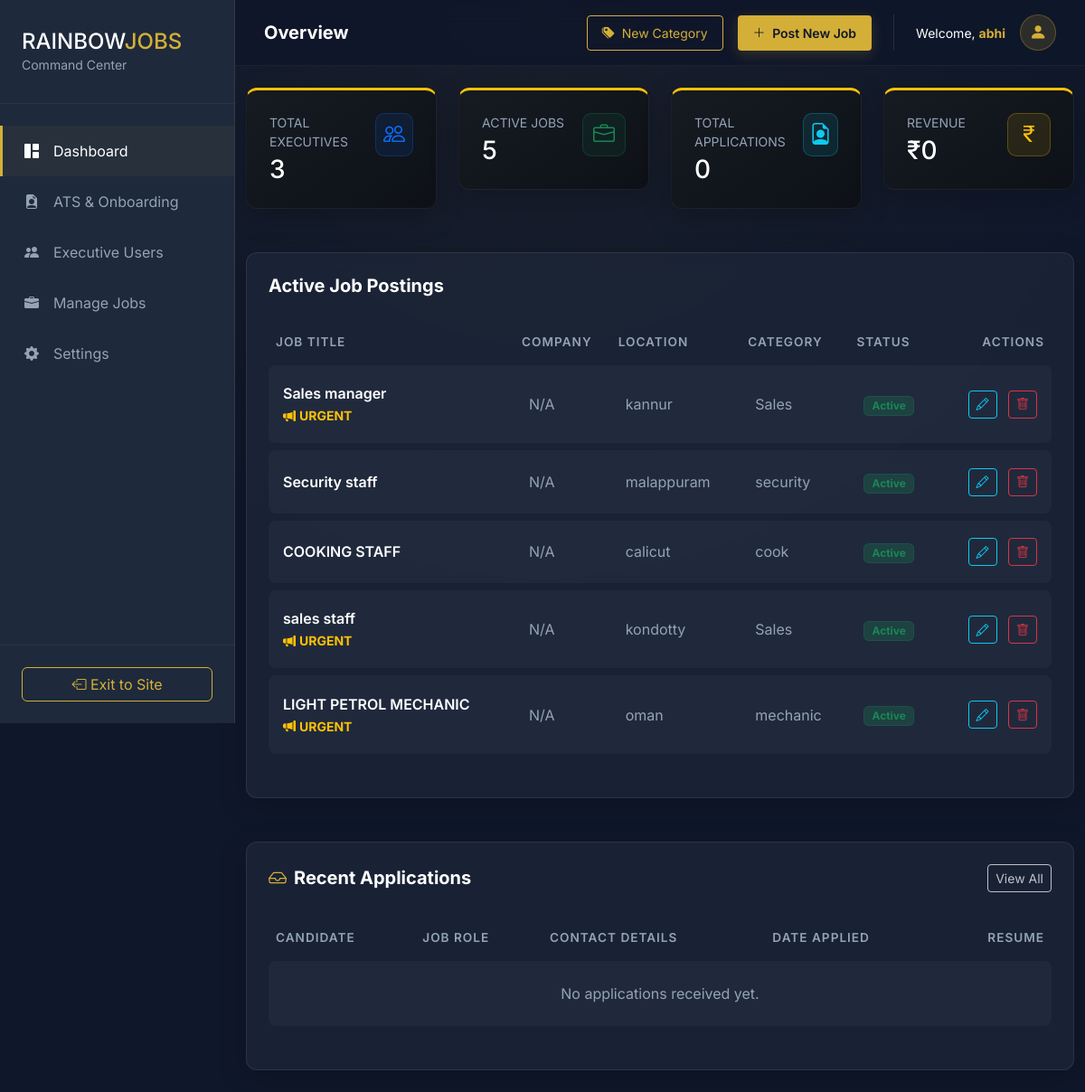
The app's page /management/dashboard/ (signed in), older data.
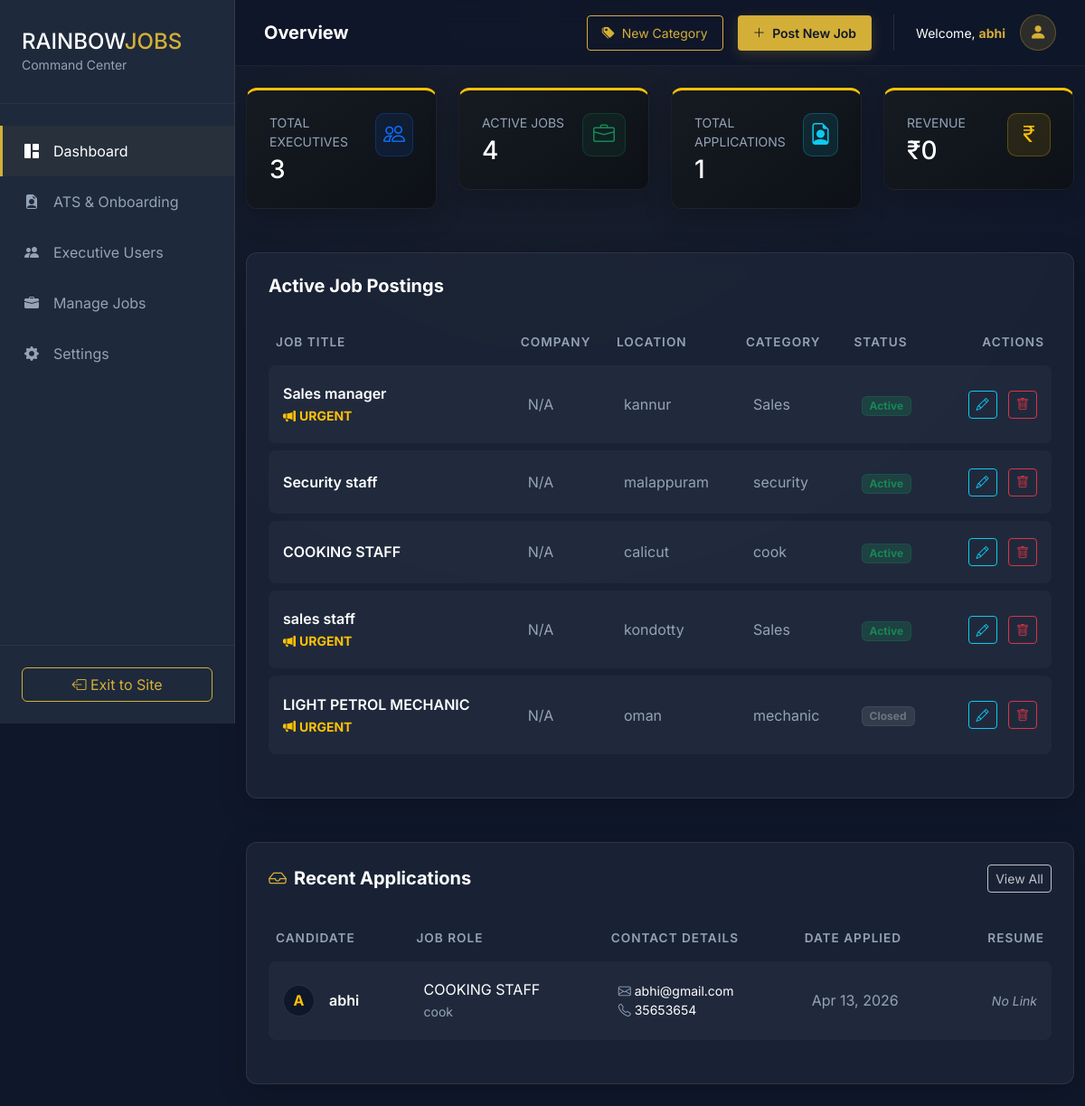
The same page, newer data.
### jobs/models.py (models this page shows, shortened)
class Job(models.Model):
    GENDER_CHOICES = [
        ('Any', 'Male / Female'),
        ('Male', 'Male Only'),
        ('Female', 'Female Only'),
    ]
    title = models.CharField(max_length=200) # e.g., "SALES STAFF", "LIGHT PETROL MECHANIC"
    category = models.ForeignKey(Category, on_delete=models.SET_NULL, null=True, related_name='jobs')
    company_name = models.CharField(max_length=200, blank=True, null=True) # E.g., "Gas Stove Agency"
    location = models.CharField(max_length=150) # e.g., "Kondotty", "Oman"
    description = models.TextField(help_text="Main Malayalam/English description")
    gender = models.CharField(max_length=10, choices=GENDER_CHOICES, default='Any')
    salary = models.CharField(max_length=100) # e.g., "13600 + incentive" or "38000 to 43000"
    experience = models.CharField(max_length=100, blank=True, null=True) # e.g., "Freshers & Experience" or "2 year or 3 year"
    timing = models.CharField(max_length=100, blank=True, null=True) # e.g., "09.30 am to 05.00 pm"
    benefits = models.TextField(blank=True, null=True, help_text="e.g., ESI & PF, Food & Accommodation")
    requirements = models.TextField(blank=True, null=True, help_text="e.g., Two wheeler must, Arabic knowledge must")
    is_urgent = models.BooleanField(default=False, help_text="Check this to show 📢 URGENT VACANCY tag")
    contact_info = models.CharField(max_length=100) # e.g., "8590667410"
    posted_by = models.ForeignKey(User, on_delete=models.CASCADE)
    created_at = models.DateTimeField(default=timezone.now)
    is_active = models.BooleanField(default=True)

class Category(models.Model):
    name = models.CharField(max_length=100, unique=True)
    description = models.TextField(blank=True, null=True)
    class Meta:
        verbose_name_plural = "Categories"

class JobApplication(models.Model):
    STATUS_CHOICES = [
        ('Pending', 'Pending Review'),
        ('Reviewed', 'Reviewed'),
        ('Interview', 'Interviewing'),
        ('Onboarding', 'Hired / Onboarding'),
        ('Rejected', 'Rejected'),
    ]
    status = models.CharField(max_length=20, choices=STATUS_CHOICES, default='Pending')
    admin_notes = models.TextField(blank=True, help_text="Private notes hidden from the candidate.")
    rating = models.IntegerField(default=0, help_text="1 to 5 star rating.")
    job = models.ForeignKey(Job, on_delete=models.CASCADE, related_name='applications')
    applicant_name = models.CharField(max_length=100)
    email = models.EmailField()
    phone = models.CharField(max_length=20)
    resume_link = models.URLField(blank=True)
    cover_letter = models.TextField(blank=True)
    applied_at = models.DateTimeField(auto_now_add=True)

### portal_admin/views.py (the view)
# urls.py: path('dashboard/', views.dashboard_view, name='admin_dashboard'),
@login_required(login_url='login')
@user_passes_test(is_admin, login_url='home')
def dashboard_view(request):
    context = {
        'total_users': User.objects.count(),
        'categories': Category.objects.all(), # Send categories to the Add Job Modal
        'active_jobs': Job.objects.filter(is_active=True).count(),
        'jobs_list': Job.objects.all().order_by('-created_at')[:10], # Show 10 most recent jobs
        'total_applications': JobApplication.objects.count(),
        'applications': JobApplication.objects.all().order_by('-applied_at')[:15],
    }
    return render(request, 'admin/admin_dashboard.html', context)

### portal_admin/views.py (called while the page is built)
def is_admin(user):
    return user.is_authenticated and user.is_superuser

### templates/admin/admin_dashboard.html (shortened to what the changed rows need)
{% load static %}
<!DOCTYPE html>
<html lang="en">
<head>
    <link href="https://cdn.jsdelivr.net/npm/bootstrap@5.3.0/dist/css/bootstrap.min.css" rel="stylesheet">
    <link rel="stylesheet" href="https://cdn.jsdelivr.net/npm/bootstrap-icons@1.10.5/font/bootstrap-icons.css">
    <link rel="stylesheet" href="{% static 'css/admin_dashboard.css' %}">
</head>
<body class="dark-dashboard">
    <main class="main-content" id="mainContent">
        <div class="container-fluid py-4">
            <div class="row g-4 mb-5">
                <div class="col-md-3">
                    <div class="stat-card">
                        <div class="d-flex justify-content-between align-items-start">
                            <div>
                                <p class="text-muted-premium small mb-1 text-uppercase letter-spacing-1">Active Jobs</p>
                                <h3 class="text-white mb-0">{{ active_jobs|default:"0" }}</h3>
                            </div>
                        </div>
                    </div>
                </div>
                <div class="col-md-3">
                    <div class="stat-card">
                        <div class="d-flex justify-content-between align-items-start">
                            <div>
                                <p class="text-muted-premium small mb-1 text-uppercase letter-spacing-1">Total Applications</p>
                                <h3 class="text-white mb-0">{{ total_applications|default:"0" }}</h3>
                            </div>
                        </div>
                    </div>
                </div>
            </div>
            <div class="row mb-5">
                <div class="col-12">
                    <div class="custom-card">
                        <div class="table-responsive">
                            <table class="table custom-table align-middle">
                                <thead>
                                    <tr>
                                        <th>Job Title</th>
                                        <th>Company</th>
                                        <th>Location</th>
                                        <th>Category</th>
                                        <th>Status</th>
                                        <th class="text-end">Actions</th>
                                    </tr>
                                </thead>
                                <tbody>
                                    {% for job in jobs_list %}
                                    <tr>
                                        <td>
                                            <div class="text-white fw-semibold">{{ job.title }}</div>
                                            {% if job.is_urgent %}
                                                <small class="text-warning fw-bold"><i class="bi bi-megaphone-fill me-1"></i>URGENT</small>
                                            {% endif %}
                                        </td>
                                        <td class="text-muted-premium">{{ job.company_name|default:"N/A" }}</td>
                                        <td class="text-muted-premium">{{ job.location }}</td>
                                        <td class="text-muted-premium">{{ job.category.name|default:"General" }}</td>
                                        <td>
                                            {% if job.is_active %}
                                                <span class="badge bg-success bg-opacity-25 text-success border border-success border-opacity-25 px-2 py-1">Active</span>
                                            {% else %}
                                                <span class="badge bg-secondary bg-opacity-25 text-secondary border border-secondary border-opacity-25 px-2 py-1">Closed</span>
                                            {% endif %}
                                        </td>
                                        <td class="text-end">
                                            <button class="btn btn-sm btn-outline-info me-2"><i class="bi bi-pencil"></i></button>
                                            <button class="btn btn-sm btn-outline-danger"><i class="bi bi-trash"></i></button>
                                        </td>
                                    </tr>
                                    {% empty %}
                                    <tr>
                                        <td colspan="6" class="text-center text-muted-premium py-4">No jobs posted yet. Click "Post New Job" to get started!</td>
                                    </tr>
                                    {% endfor %}
                                </tbody>
                            </table>
                        </div>
                    </div>
                </div>
            </div>
            <div class="row">
                <div class="col-12">
                    <div class="custom-card">
                        <div class="table-responsive">
                            <table class="table custom-table align-middle">
                                <thead>
                                    <tr>
                                        <th>Candidate</th>
                                        <th>Job Role</th>
                                        <th>Contact Details</th>
                                        <th>Date Applied</th>
                                        <th class="text-end">Resume</th>
                                    </tr>
                                </thead>
                                <tbody>
                                    {% for app in applications %}
                                    <tr>
                                        <td>
                                            <div class="d-flex align-items-center">
                                                <div class="rounded-circle d-flex justify-content-center align-items-center fw-bold" style="width: 35px; height: 35px; background-color: #0f172a; color: #ffc107; border: 1px solid rgba(255,255,255,0.1);">
                                                    {{ app.applicant_name|make_list|first|upper }}
                                                </div>
                                                <div class="ms-3">
                                                    <span class="d-block text-white fw-semibold">{{ app.applicant_name }}</span>
                                                </div>
                                            </div>
                                        </td>
                                        <td>
                                            <span class="d-block text-white">{{ app.job.title }}</span>
                                            <small class="text-muted-premium">{{ app.job.category.name|default:"General" }}</small>
                                        </td>
                                        <td>
                                            <span class="d-block text-white small"><i class="bi bi-envelope me-1 text-muted-premium"></i>{{ app.email }}</span>
                                            <span class="d-block text-white small"><i class="bi bi-telephone me-1 text-muted-premium"></i>{{ app.phone }}</span>
                                        </td>
                                        <td class="text-muted-premium">{{ app.applied_at|date:"M d, Y" }}</td>
                                        <td class="text-end">
                                            {% if app.resume_link %}
                                                <a href="{{ app.resume_link }}" target="_blank" class="btn btn-sm btn-outline-info">View <i class="bi bi-box-arrow-up-right ms-1"></i></a>
                                            {% else %}
                                                <span class="text-muted-premium small fst-italic">No Link</span>
                                            {% endif %}
                                        </td>
                                    </tr>
                                    {% empty %}
                                    <tr>
                                        <td colspan="5" class="text-center text-muted-premium py-4">No applications received yet.</td>
                                    </tr>
                                    {% endfor %}
                                </tbody>
                            </table>
                        </div>
                    </div>
                </div>
            </div>
        </div>
    </main>
</body>
</html>

Row changes from the older to the newer data that the page shows:
changed Job "LIGHT PETROL MECHANIC": is_active "Active" → "Closed"
added JobApplication: applicant_name|make_list "A", applicant_name "abhi", job "COOKING STAFF", job.category.name "cook", email "abhi@gmail.com", phone "35653654", applied_at "Apr 13, 2026", resume_link "No Link"
Text that changed along with them:
{{ active_jobs|default:"0" }}: "5" → "4"
{{ total_applications|default:"0" }}: "0" → "1"
text no longer shown: "No applications received yet."
